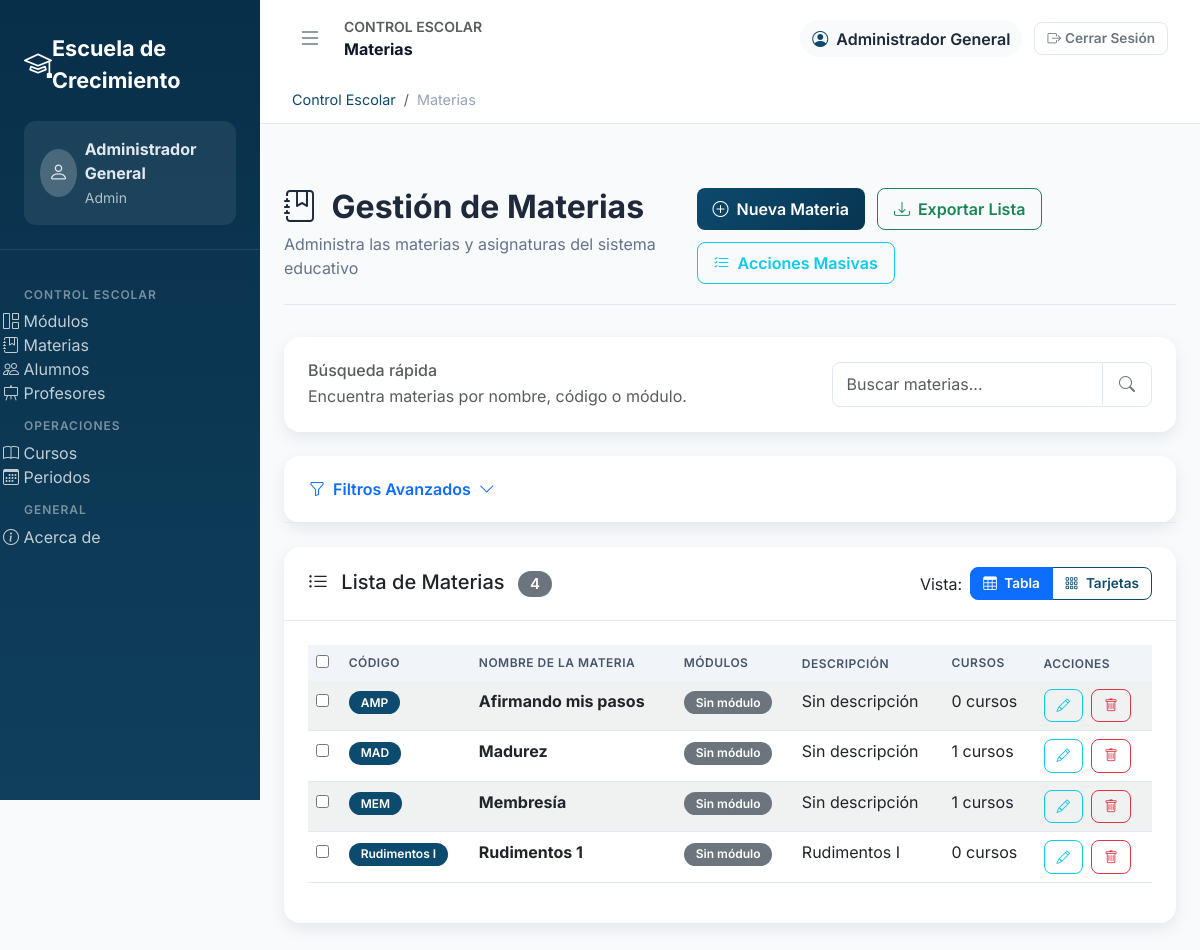
/subjects (signed in), run on an earlier commit of the app's database.
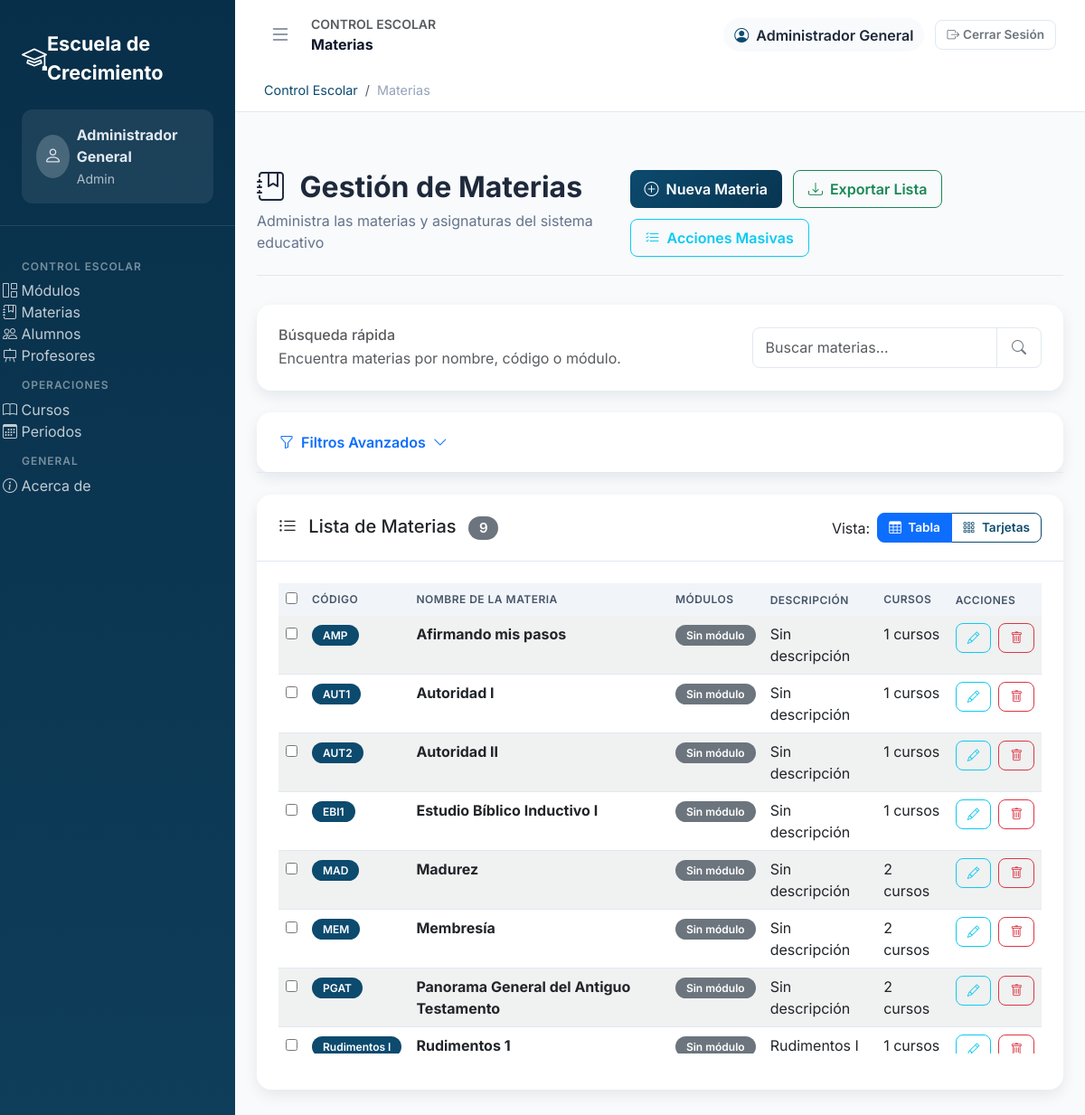
And on a later commit of the database.
### tables this page shows
CREATE TABLE `subjects` (
  `id` int(10) UNSIGNED NOT NULL,
  `code` varchar(30) NOT NULL,
  `name` varchar(160) NOT NULL,
  `module_id` int(10) UNSIGNED DEFAULT NULL,
  `module` enum('I','II','III') DEFAULT NULL,
  `description` text,
  `is_active` tinyint(1) NOT NULL DEFAULT '1',
  `created_at` timestamp NOT NULL DEFAULT CURRENT_TIMESTAMP,
  `updated_at` timestamp NOT NULL DEFAULT CURRENT_TIMESTAMP ON UPDATE CURRENT_TIMESTAMP
);

### src/UI/Views/subjects/index.php (the view, shortened to what the rows shown need)
<?php
$basePath = rtrim($basePath ?? '', '/');
?>
<div class="container-xxl app-content">
    <div class="page-header">
        <div>
            <h1 class="page-title"><i class="bi bi-journal-bookmark me-2"></i> Gestión de Materias</h1>
        </div>
    </div>
    <div class="row">
        <div class="col-12">
            <div class="card">
                <div class="card-body">
                    <div class="table-responsive table-scroll" id="tableViewContainer">
                        <table class="table table-striped table-hover sortable-table" id="subjectsTable">
                            <thead>
                                <tr>
                                    <th data-sortable="false"><input type="checkbox" id="selectAllSubjects"></th>
                                    <th data-sortable="true">Código <span class="sort-indicator"></span></th>
                                    <th data-sortable="true">Nombre de la Materia <span class="sort-indicator"></span></th>
                                    <th data-sortable="true">Módulos <span class="sort-indicator"></span></th>
                                    <th data-sortable="false">Descripción</th>
                                    <th data-sortable="true">Cursos <span class="sort-indicator"></span></th>
                                    <th>Acciones</th>
                                </tr>
                            </thead>
                            <tbody>
                                <?php if (empty($subjects)): ?>
                                    <tr>
                                        <td colspan="7" class="text-center text-muted">No hay materias registradas.</td>
                                    </tr>
                                <?php else: ?>
                                    <?php foreach ($subjects as $subject): ?>
                                        <tr>
                                            <td><input type="checkbox" class="subject-checkbox" value="<?= (int) $subject['id'] ?>"></td>
                                            <td><span class="badge bg-primary"><?= htmlspecialchars($subject['code'] ?? 'N/A') ?></span></td>
                                            <td>
                                                <div class="fw-bold"><?= htmlspecialchars($subject['name'] ?? '') ?></div>
                                            </td>
                                            <td>
                                                <?php $moduleNames = array_filter(explode('||', $subject['module_names'] ?? '')); ?>
                                                <?php if (empty($moduleNames)): ?>
                                                    <span class="badge bg-secondary">Sin módulo</span>
                                                <?php endif; ?>
                                            </td>
                                            <td><?= htmlspecialchars($subject['description'] ?? 'Sin descripción') ?></td>
                                            <td><?= (int) ($subject['course_count'] ?? 0) ?> cursos</td>
                                            <td>
                                                <div class="d-flex align-items-center gap-2">
                                                    <button
                                                        type="button"
                                                        class="btn btn-sm btn-outline-info"
                                                        data-subject-edit
                                                        data-id="<?= (int) $subject['id'] ?>"
                                                        data-name="<?= htmlspecialchars($subject['name'] ?? '', ENT_QUOTES) ?>"
                                                        data-code="<?= htmlspecialchars($subject['code'] ?? '', ENT_QUOTES) ?>"
                                                        data-module-ids="<?= htmlspecialchars($subject['module_ids'] ?? '') ?>"
                                                        data-description="<?= htmlspecialchars($subject['description'] ?? '', ENT_QUOTES) ?>"
                                                    >
                                                        <i class="bi bi-pencil"></i>
                                                    </button>
                                                    <form method="POST" action="<?= htmlspecialchars($basePath . '/subjects') ?>" class="d-inline">
                                                        <button
                                                            type="submit"
                                                            class="btn btn-sm btn-outline-danger"
                                                            data-confirm-delete
                                                            data-confirm-message="¿Seguro que deseas eliminar la materia <?= htmlspecialchars($subject['name'] ?? '', ENT_QUOTES) ?>?"
                                                        >
                                                            <i class="bi bi-trash"></i>
                                                        </button>
                                                    </form>
                                                </div>
                                            </td>
                                        </tr>
                                    <?php endforeach; ?>
                                <?php endif; ?>
                            </tbody>
                        </table>
                    </div>
                </div>
            </div>
        </div>
    </div>
</div>

What changed in the data, as far as the page shows it:
computed for subjects "Afirmando mis pasos": course_count "0" → "1"
added subjects: code "AUT1", name "Autoridad I", description "Sin descripción", course_count "1"
added subjects: code "AUT2", name "Autoridad II", description "Sin descripción", course_count "1"
added subjects: code "EBI1", name "Estudio Bíblico Inductivo I", description "Sin descripción", course_count "1"
computed for subjects "Madurez": course_count "1" → "2"
computed for subjects "Membresía": course_count "1" → "2"
added subjects: code "PGAT", name "Panorama General del Antiguo Testamento", description "Sin descripción", course_count "2"
computed for subjects "Rudimentos 1": course_count "0" → "1"
Also different on the page:
count($subjects ?? []): "4" → "9"
